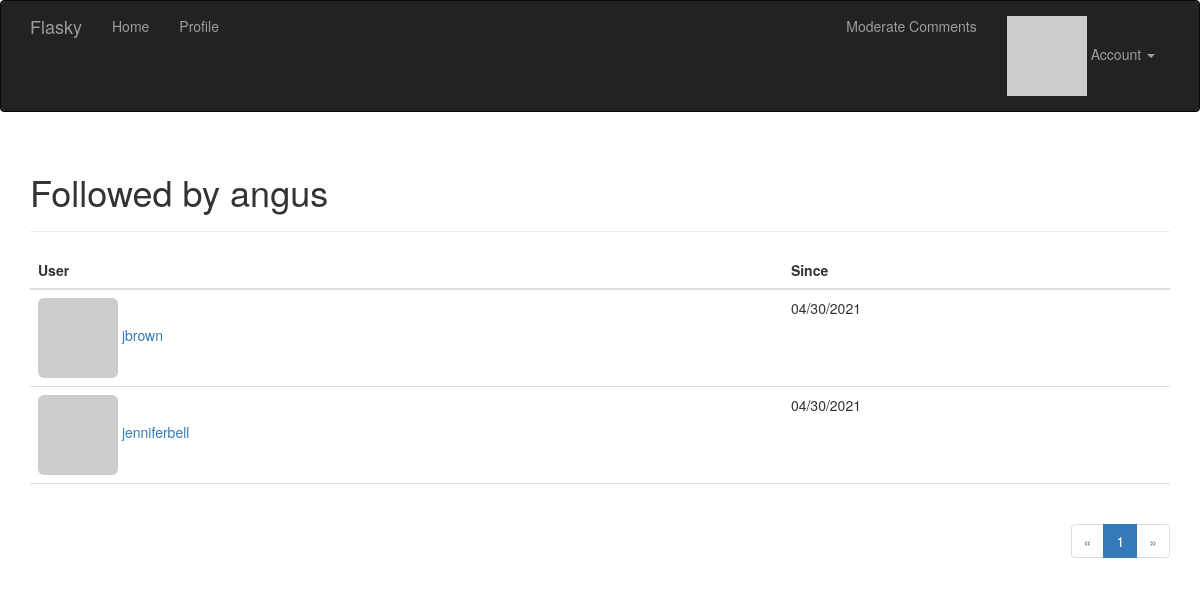
Page /followed_by/angus (signed in) on the committed database.
### app/models.py (models this page shows, shortened)
class User(UserMixin, db.Model):
    __tablename__ = 'users'
    id = db.Column(db.Integer, primary_key=True)
    username = db.Column(db.String(64), unique=True, index=True)
    email = db.Column(db.String(64), unique=True, index=True)  # 讓使用者可以用email 登入
    role_id = db.Column(db.Integer, db.ForeignKey('roles.id'))
    password_hash = db.Column(db.String(128))
    confirmed = db.Column(db.Boolean, default=False)  # 帳號確認狀態
    name = db.Column(db.String(64))  # 本名
    location = db.Column(db.String(64))
    about_me = db.Column(db.Text())
    member_since = db.Column(db.DateTime(), default=datetime.utcnow)  # 建立時間
    last_seen = db.Column(db.DateTime(), default=datetime.utcnow)  # 上次訪問時間
    avatar_hash = db.Column(db.String(32))  # 儲存頭像URL用
    posts = db.relationship('Post', backref='author', lazy='dynamic')
    followed = db.relationship('Follow', foreign_keys=[Follow.follower_id],
                                         backref=db.backref('follower', lazy='joined'),
                                         lazy='dynamic',
                                         cascade='all, delete-orphan')
    followers = db.relationship('Follow', foreign_keys=[Follow.followed_id],
                                          backref=db.backref('followed', lazy='joined'),
                                          lazy='dynamic',
                                          cascade='all, delete-orphan')
    comments = db.relationship('Comment', backref='author', lazy='dynamic')  # 與評論的關係
    @property  # property 是只能讀取的屬性特性
    def password(self):
        raise AttributeError('password is not a readable attribute')
    def can(self, perm):
        return self.role is not None and self.role.has_permission(perm)
    def ping(self):
        self.last_seen = datetime.utcnow()
        db.session.add(self)
    def gravatar_hash(self):  # 產生email MD5 hash值
        return hashlib.md5(self.email.lower().encode('utf-8')).hexdigest()
    def gravatar(self, size=100, default='identicon', rating='g'):  # 產生gravatar的URL
        url = 'https://secure.gravatar.com/avatar'
        hash = self.avatar_hash or self.gravatar_hash()
        return f'{url}/{hash}?s={size}&d={default}&r={rating}'

class Follow(db.Model):
    __tablename__ = 'follows'
    follower_id = db.Column(db.Integer, db.ForeignKey('users.id'), primary_key=True)
    followed_id = db.Column(db.Integer, db.ForeignKey('users.id'), primary_key=True)
    timestamp = db.Column(db.DateTime, default=datetime.utcnow)

### app/main/views.py (the view)
@main.route('/followed_by/<username>')
def followed_by(username):
    user = User.query.filter_by(username=username).first()
    if user is None:
        flash('Invalid user.')
        return redirect(url_for('.index'))
    page = request.args.get('page', 1, type=int)
    pagination = user.followed.paginate(
        page, per_page=current_app.config['FLASKY_FOLLOWERS_PER_PAGE'],
        error_out=False)
    follows = [{'user': item.followed, 'timestamp': item.timestamp}
               for item in pagination.items]
    return render_template('followers.html', user=user, title="Followed by",
                           endpoint='.followed_by', pagination=pagination,
                           follows=follows)

### app/auth/views.py (called while the page is built)
@auth.before_app_request  # 註冊成全域的裝飾器
def before_request():
    if current_user.is_authenticated:  # 如果使用者有登入下的判斷
        current_user.ping()  # 每次都執行 更新上次登入時間
        if not current_user.confirmed and request.endpoint \
            and request.blueprint != 'auth' and request.endpoint != 'static':
            return redirect(url_for('auth.unconfirmed'))

### app/main/__init__.py (called while the page is built)
@main.app_context_processor
def inject_permissions():
    return dict(Permission=Permission)

### app/models.py (called while the page is built)
@login_manager.user_loader  # 向flask-login 註冊此函式
def load_user(user_id):
    return User.query.get(int(user_id))

    def has_permission(self, perm):
        return self.permissions & perm == perm

### app/templates/followers.html (shortened to what this page needs)
{% extends "base.html" %}
{% import "_macros.html" as macros %}
{% block page_content %}
<div class="page-header">
    <h1>{{ title }} {{ user.username }}</h1>
</div>
<table class="table table-hover followers">
    <thead><tr><th>User</th><th>Since</th></tr></thead>
    {% for follow in follows %}
    {% if follow.user != user %}
    <tr>
        <td>
            <a href="{{ url_for('.user', username = follow.user.username) }}">
                <img class="img-rounded" src="{{ follow.user.gravatar(size=32) }}">
                {{ follow.user.username }}
            </a>
        </td>
        <td>{{ moment(follow.timestamp).format('L') }}</td>
    </tr>
    {% endif %}
    {% endfor %}
</table>
<div class="pagination">
    {{ macros.pagination_widget(pagination, endpoint, username = user.username) }}
</div>
{% endblock %}

### app/static/styles.css (style rules this page uses)
div.pagination { width: 100%; text-align: right; padding: 0px; margin: 0px; }
.table.followers tr { border-bottom: 1px solid #e0e0e0; }

### rows in the picture
User: username "angus"
User: user.username "jbrown"
Follow: timestamp "04/30/2021"
User: user.username "jenniferbell"
Follow: timestamp "04/30/2021"

### other values in the picture
{{ title }} "Followed by"
{{ p }} "1"
